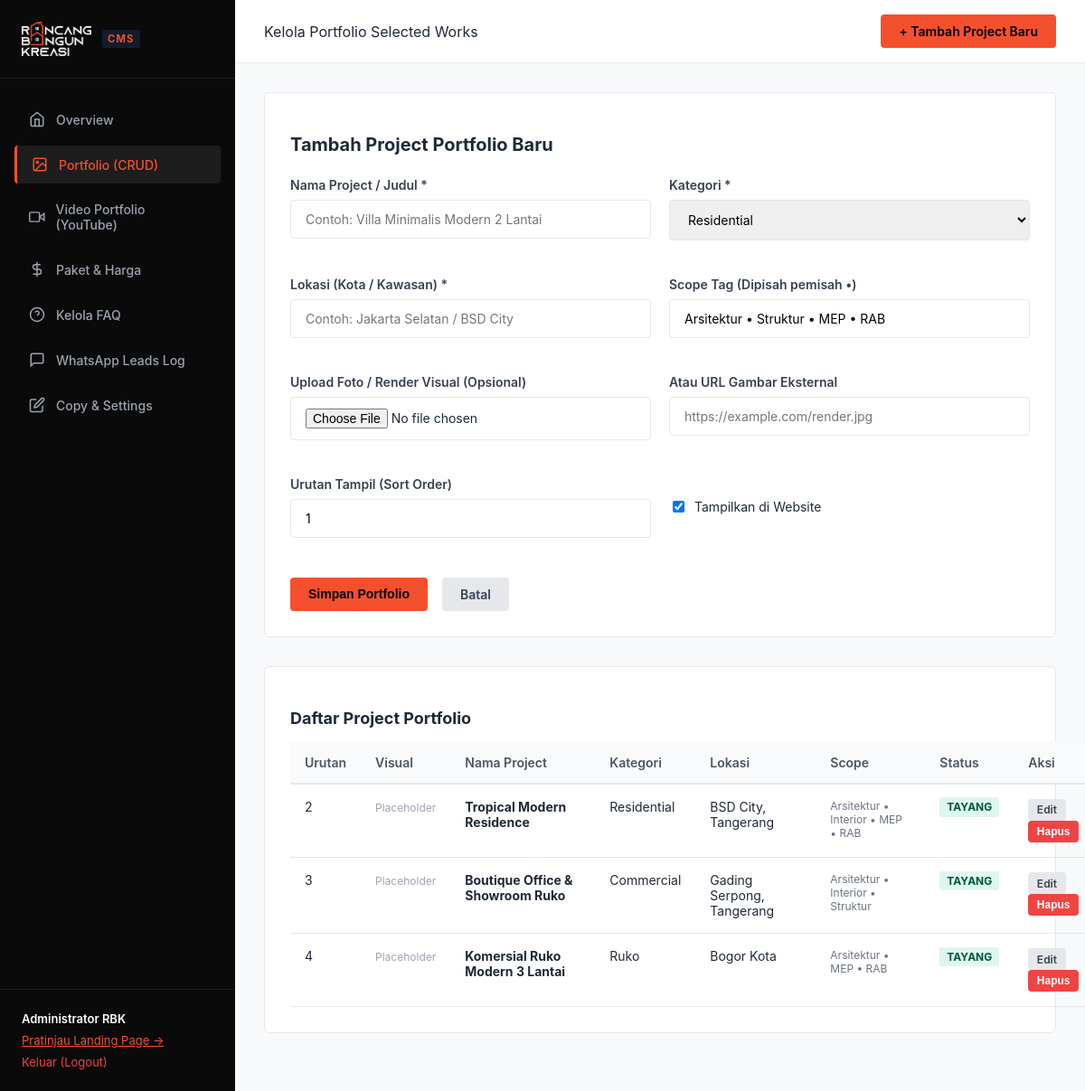
The page /admin/portfolio.php?action=create (signed in) on the database its author committed.
### tables this page shows
CREATE TABLE portfolio (
        id INTEGER PRIMARY KEY AUTOINCREMENT,
        title TEXT NOT NULL,
        category TEXT NOT NULL,
        location TEXT NOT NULL,
        scope_tags TEXT,
        challenge TEXT,
        solution TEXT,
        image_url TEXT,
        sort_order INTEGER DEFAULT 0,
        is_active INTEGER DEFAULT 1,
        created_at DATETIME DEFAULT CURRENT_TIMESTAMP
    );

### config/auth.php (called while the page is built, shortened)
<?php
function e($string) {
    return htmlspecialchars($string ?? '', ENT_QUOTES, 'UTF-8');
}

### admin/portfolio.php (the view, shortened to what this page needs)
<?php
require_once __DIR__ . '/../config/auth.php';
$db = getDB();
$action = $_GET['action'] ?? 'list';
$id = intval($_POST['id'] ?? $_GET['id'] ?? 0);
$item = null;
$portfolios = $db->query("SELECT * FROM portfolio ORDER BY sort_order ASC, id DESC")->fetchAll();
?>
<!DOCTYPE html>
<html lang="id">
<head>
  <link rel="stylesheet" href="/assets/css/admin.css">
</head>
<body class="admin-body">
  <?php include __DIR__ . '/sidebar.php'; ?>
  <div class="admin-main">
    <div class="admin-topbar">
      <div>Kelola Portfolio Selected Works</div>
      <a href="/admin/portfolio.php?action=create" class="btn-admin btn-admin-primary">+ Tambah Project Baru</a>
    </div>
    <div class="admin-content">
      <?php if ($action === 'create' || $action === 'edit'): ?>
        <div class="card">
          <h2 style="font-size: 1.25rem; font-weight: 700; margin-bottom: 1.5rem;"><?= $id > 0 ? 'Edit Project Portfolio' : 'Tambah Project Portfolio Baru'; ?></h2>
          <form method="POST" enctype="multipart/form-data">
            <div class="form-grid">
              <div class="form-group-admin">
                <label class="form-label-admin">Nama Project / Judul *</label>
                <input type="text" name="title" class="form-control-admin" required value="<?= e($item['title'] ?? ''); ?>" placeholder="Contoh: Villa Minimalis Modern 2 Lantai">
              </div>
              <div class="form-group-admin">
                <label class="form-label-admin">Kategori *</label>
                <select name="category" class="form-control-admin">
                  <option value="Residential" <?= ($item['category'] ?? '') === 'Residential' ? 'selected' : ''; ?>>Residential</option>
                </select>
              </div>
              <div class="form-group-admin">
                <label class="form-label-admin">Lokasi (Kota / Kawasan) *</label>
                <input type="text" name="location" class="form-control-admin" required value="<?= e($item['location'] ?? ''); ?>" placeholder="Contoh: Jakarta Selatan / BSD City">
              </div>
              <div class="form-group-admin">
                <label class="form-label-admin">Scope Tag (Dipisah pemisah •)</label>
                <input type="text" name="scope_tags" class="form-control-admin" value="<?= e($item['scope_tags'] ?? 'Arsitektur • Struktur • MEP • RAB'); ?>" placeholder="Arsitektur • Struktur • MEP • RAB">
              </div>
              <div class="form-group-admin">
                <label class="form-label-admin">Upload Foto / Render Visual (Opsional)</label>
                <input type="file" name="image_file" class="form-control-admin" accept="image/*">
              </div>
              <div class="form-group-admin">
                <label class="form-label-admin">Atau URL Gambar Eksternal</label>
                <input type="url" name="image_url" class="form-control-admin" value="<?= e($item['image_url'] ?? ''); ?>" placeholder="https://example.com/render.jpg">
              </div>
              <div class="form-group-admin">
                <label class="form-label-admin">Urutan Tampil (Sort Order)</label>
                <input type="number" name="sort_order" class="form-control-admin" value="<?= intval($item['sort_order'] ?? 1); ?>">
              </div>
              <div class="form-group-admin" style="justify-content: center;">
                <label style="display: flex; align-items: center; gap: 0.5rem; font-size: 0.875rem; cursor: pointer;">
                  <input type="checkbox" name="is_active" value="1" <?= ($item['is_active'] ?? 1) == 1 ? 'checked' : ''; ?>>
                  Tampilkan di Website
                </label>
              </div>
            </div>
            <div style="margin-top: 1.5rem; display: flex; gap: 1rem;">
              <button type="submit" class="btn-admin btn-admin-primary">Simpan Portfolio</button>
              <a href="/admin/portfolio.php" class="btn-admin btn-admin-secondary">Batal</a>
            </div>
          </form>
        </div>
      <?php endif; ?>
      <div class="card">
        <h3 style="font-size: 1.125rem; font-weight: 700; margin-bottom: 1rem;">Daftar Project Portfolio</h3>
        <table class="admin-table">
          <thead>
            <tr>
              <th>Urutan</th>
              <th>Visual</th>
              <th>Nama Project</th>
              <th>Kategori</th>
              <th>Lokasi</th>
              <th>Scope</th>
              <th>Status</th>
              <th>Aksi</th>
            </tr>
          </thead>
          <tbody>
            <?php foreach ($portfolios as $p): ?>
              <tr>
                <td><?= $p['sort_order']; ?></td>
                <td>
                  <?php if (!empty($p['image_url'])): ?>
                    <img src="<?= e($p['image_url']); ?>" style="width: 60px; height: 40px; object-fit: cover; border-radius: 2px;">
                  <?php else: ?>
                    <span style="font-size: 0.75rem; color: #9CA3AF;">Placeholder</span>
                  <?php endif; ?>
                </td>
                <td><strong><?= e($p['title']); ?></strong></td>
                <td><?= e($p['category']); ?></td>
                <td><?= e($p['location']); ?></td>
                <td style="font-size: 0.75rem; color: #6B7280;"><?= e($p['scope_tags']); ?></td>
                <td>
                  <span style="padding: 0.2rem 0.5rem; border-radius: 2px; font-size: 0.75rem; font-weight: 700; background: <?= $p['is_active'] ? '#DEF7EC' : '#FDE8E8'; ?>; color: <?= $p['is_active'] ? '#03543F' : '#9B1C1C'; ?>;">
                    <?= $p['is_active'] ? 'TAYANG' : 'DRAFT'; ?>
                  </span>
                </td>
                <td>
                  <a href="/admin/portfolio.php?action=edit&id=<?= $p['id']; ?>" class="btn-admin btn-admin-secondary" style="padding: 0.3rem 0.6rem; font-size: 0.75rem;">Edit</a>
                  <form method="POST" style="display: inline;" onsubmit="return confirm('Apakah Anda yakin ingin menghapus portfolio ini?');">
                    <button type="submit" class="btn-admin btn-admin-danger" style="padding: 0.3rem 0.6rem; font-size: 0.75rem;">Hapus</button>
                  </form>
                </td>
              </tr>
            <?php endforeach; ?>
          </tbody>
        </table>
      </div>
    </div>
  </div>
</body>
</html>

### assets/css/admin.css (style rules this page uses)
:root { --admin-sidebar-bg: #0A0A0A; --admin-content-bg: #F8F9FA; --admin-card-bg: #FFFFFF; --admin-border: #E5E7EB; --admin-text: #1F2937; --admin-muted: #6B7280; --admin-primary: #F5502D; --admin-primary-hover: #D83C1A; }
body.admin-body { font-family: 'Plus Jakarta Sans', -apple-system, sans-serif; background-color: var(--admin-content-bg); color: var(--admin-text); margin: 0; display: flex; min-height: 100vh; }
.admin-main { flex-grow: 1; display: flex; flex-direction: column; min-width: 0; overflow-x: hidden; }
.admin-topbar { background: #FFFFFF; padding: 1rem 2rem; border-bottom: 1px solid var(--admin-border); display: flex; align-items: center; justify-content: space-between; }
.admin-content { padding: 2rem; flex-grow: 1; }
.card { background: var(--admin-card-bg); border: 1px solid var(--admin-border); border-radius: 6px; padding: 1.75rem; margin-bottom: 2rem; }
.form-grid { display: grid; grid-template-columns: repeat(2, 1fr); gap: 1.25rem; }
.form-group-admin { margin-bottom: 1.25rem; display: flex; flex-direction: column; gap: 0.5rem; }
.form-label-admin { font-size: 0.875rem; font-weight: 600; color: #374151; }
.form-control-admin { padding: 0.75rem 1rem; border: 1px solid var(--admin-border); border-radius: 4px; font-size: 0.875rem; font-family: inherit; }
.btn-admin { padding: 0.625rem 1.25rem; font-size: 0.875rem; font-weight: 600; border-radius: 4px; border: none; cursor: pointer; display: inline-flex; align-items: center; gap: 0.5rem; text-decoration: none; }
.btn-admin-primary { background: var(--admin-primary); color: #000; }
.btn-admin-danger { background: #EF4444; color: #FFF; }
.btn-admin-secondary { background: #E5E7EB; color: #374151; }
.admin-table { width: 100%; border-collapse: collapse; font-size: 0.875rem; min-width: 900px; }
.admin-table th { background: #F9FAFB; font-weight: 600; color: #4B5563; padding: 0.875rem 1rem; text-align: left; border-bottom: 2px solid var(--admin-border); white-space: nowrap; }
.admin-table td { padding: 1rem; text-align: left; border-bottom: 1px solid var(--admin-border); vertical-align: top; }

### rows shown on the page
portfolio: sort_order "2", image_url "Placeholder", title "Tropical Modern Residence", category "Residential", location "BSD City, Tangerang", scope_tags "Arsitektur • Interior • MEP • RAB", is_active "TAYANG"
portfolio: sort_order "3", image_url "Placeholder", title "Boutique Office & Showroom Ruko", category "Commercial", location "Gading Serpong, Tangerang", scope_tags "Arsitektur • Interior • Struktur", is_active "TAYANG"
portfolio: sort_order "4", image_url "Placeholder", title "Komersial Ruko Modern 3 Lantai", category "Ruko", location "Bogor Kota", scope_tags "Arsitektur • MEP • RAB", is_active "TAYANG"

### other values the page prints
$_SESSION['admin_user']['name'] "Administrator RBK"
